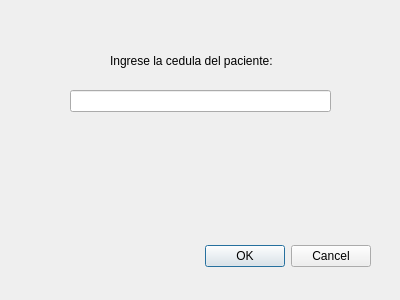
<?xml version="1.0" encoding="UTF-8"?>
<ui version="4.0">
 <class>Dialog</class>
 <widget class="QDialog" name="Dialog">
  <property name="geometry">
   <rect>
    <x>0</x>
    <y>0</y>
    <width>400</width>
    <height>300</height>
   </rect>
  </property>
  <property name="windowTitle">
   <string>Dialog</string>
  </property>
  <widget class="QDialogButtonBox" name="buttonBox">
   <property name="geometry">
    <rect>
     <x>30</x>
     <y>240</y>
     <width>341</width>
     <height>32</height>
    </rect>
   </property>
   <property name="orientation">
    <enum>Qt::Horizontal</enum>
   </property>
   <property name="standardButtons">
    <set>QDialogButtonBox::Cancel|QDialogButtonBox::Ok</set>
   </property>
  </widget>
  <widget class="QLabel" name="cc">
   <property name="geometry">
    <rect>
     <x>110</x>
     <y>40</y>
     <width>211</width>
     <height>41</height>
    </rect>
   </property>
   <property name="text">
    <string>Ingrese la cedula del paciente:</string>
   </property>
  </widget>
  <widget class="QLineEdit" name="ced_ing">
   <property name="geometry">
    <rect>
     <x>70</x>
     <y>90</y>
     <width>261</width>
     <height>22</height>
    </rect>
   </property>
  </widget>
 </widget>
 <resources/>
 <connections>
  <connection>
   <sender>buttonBox</sender>
   <signal>accepted()</signal>
   <receiver>Dialog</receiver>
   <slot>accept()</slot>
   <hints>
    <hint type="sourcelabel">
     <x>248</x>
     <y>254</y>
    </hint>
    <hint type="destinationlabel">
     <x>157</x>
     <y>274</y>
    </hint>
   </hints>
  </connection>
  <connection>
   <sender>buttonBox</sender>
   <signal>rejected()</signal>
   <receiver>Dialog</receiver>
   <slot>reject()</slot>
   <hints>
    <hint type="sourcelabel">
     <x>316</x>
     <y>260</y>
    </hint>
    <hint type="destinationlabel">
     <x>286</x>
     <y>274</y>
    </hint>
   </hints>
  </connection>
 </connections>
</ui>
